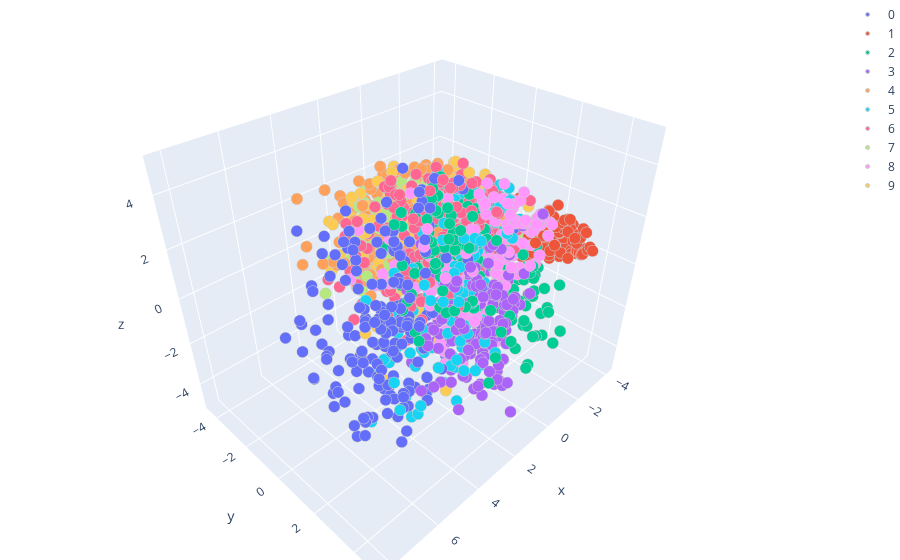

Write notebook code for a chart like this one.
### Code cell
plot_3d_mnist_plotly_scatter(X_3d_pca_embedded, y_small)

### Figure 1 — Plotly figure (JSON) as saved in the notebook; plotly's stock layout.template omitted (floating-point values rounded to 4 significant figures; data arrays with more than 128 entries replaced by an {"elided": "..."} marker saying what was removed)
{"data": [{"marker": {"color": 0, "colorscale": [[0, "rgb(0,0,131)"], [0.2, "rgb(0,60,170)"], [0.4, "rgb(5,255,255)"], [0.6, "rgb(255,255,0)"], [0.8, "rgb(250,0,0)"], [1, "rgb(128,0,0)"]], "line": {"color": "rgb(204, 204, 204)", "width": 1}, "size": 4, "symbol": "circle"}, "mode": "markers", "name": "0", "type": "scatter3d", "x": {"elided": "191 float values"}, "y": {"elided": "191 float values"}, "z": {"elided": "191 float values"}}, {"marker": {"color": 1, "colorscale": [[0, "rgb(0,0,131)"], [0.2, "rgb(0,60,170)"], [0.4, "rgb(5,255,255)"], [0.6, "rgb(255,255,0)"], [0.8, "rgb(250,0,0)"], [1, "rgb(128,0,0)"]], "line": {"color": "rgb(204, 204, 204)", "width": 1}, "size": 4, "symbol": "circle"}, "mode": "markers", "name": "1", "type": "scatter3d", "x": {"elided": "220 float values"}, "y": {"elided": "220 float values"}, "z": {"elided": "220 float values"}}, {"marker": {"color": 2, "colorscale": [[0, "rgb(0,0,131)"], [0.2, "rgb(0,60,170)"], [0.4, "rgb(5,255,255)"], [0.6, "rgb(255,255,0)"], [0.8, "rgb(250,0,0)"], [1, "rgb(128,0,0)"]], "line": {"color": "rgb(204, 204, 204)", "width": 1}, "size": 4, "symbol": "circle"}, "mode": "markers", "name": "2", "type": "scatter3d", "x": {"elided": "198 float values"}, "y": {"elided": "198 float values"}, "z": {"elided": "198 float values"}}, {"marker": {"color": 3, "colorscale": [[0, "rgb(0,0,131)"], [0.2, "rgb(0,60,170)"], [0.4, "rgb(5,255,255)"], [0.6, "rgb(255,255,0)"], [0.8, "rgb(250,0,0)"], [1, "rgb(128,0,0)"]], "line": {"color": "rgb(204, 204, 204)", "width": 1}, "size": 4, "symbol": "circle"}, "mode": "markers", "name": "3", "type": "scatter3d", "x": {"elided": "191 float values"}, "y": {"elided": "191 float values"}, "z": {"elided": "191 float values"}}, {"marker": {"color": 4, "colorscale": [[0, "rgb(0,0,131)"], [0.2, "rgb(0,60,170)"], [0.4, "rgb(5,255,255)"], [0.6, "rgb(255,255,0)"], [0.8, "rgb(250,0,0)"], [1, "rgb(128,0,0)"]], "line": {"color": "rgb(204, 204, 204)", "width": 1}, "size": 4, "symbol": "circle"}, "mode": "markers", "name": "4", "type": "scatter3d", "x": {"elided": "214 float values"}, "y": {"elided": "214 float values"}, "z": {"elided": "214 float values"}}, {"marker": {"color": 5, "colorscale": [[0, "rgb(0,0,131)"], [0.2, "rgb(0,60,170)"], [0.4, "rgb(5,255,255)"], [0.6, "rgb(255,255,0)"], [0.8, "rgb(250,0,0)"], [1, "rgb(128,0,0)"]], "line": {"color": "rgb(204, 204, 204)", "width": 1}, "size": 4, "symbol": "circle"}, "mode": "markers", "name": "5", "type": "scatter3d", "x": {"elided": "180 float values"}, "y": {"elided": "180 float values"}, "z": {"elided": "180 float values"}}, {"marker": {"color": 6, "colorscale": [[0, "rgb(0,0,131)"], [0.2, "rgb(0,60,170)"], [0.4, "rgb(5,255,255)"], [0.6, "rgb(255,255,0)"], [0.8, "rgb(250,0,0)"], [1, "rgb(128,0,0)"]], "line": {"color": "rgb(204, 204, 204)", "width": 1}, "size": 4, "symbol": "circle"}, "mode": "markers", "name": "6", "type": "scatter3d", "x": {"elided": "200 float values"}, "y": {"elided": "200 float values"}, "z": {"elided": "200 float values"}}, {"marker": {"color": 7, "colorscale": [[0, "rgb(0,0,131)"], [0.2, "rgb(0,60,170)"], [0.4, "rgb(5,255,255)"], [0.6, "rgb(255,255,0)"], [0.8, "rgb(250,0,0)"], [1, "rgb(128,0,0)"]], "line": {"color": "rgb(204, 204, 204)", "width": 1}, "size": 4, "symbol": "circle"}, "mode": "markers", "name": "7", "type": "scatter3d", "x": {"elided": "224 float values"}, "y": {"elided": "224 float values"}, "z": {"elided": "224 float values"}}, {"marker": {"color": 8, "colorscale": [[0, "rgb(0,0,131)"], [0.2, "rgb(0,60,170)"], [0.4, "rgb(5,255,255)"], [0.6, "rgb(255,255,0)"], [0.8, "rgb(250,0,0)"], [1, "rgb(128,0,0)"]], "line": {"color": "rgb(204, 204, 204)", "width": 1}, "size": 4, "symbol": "circle"}, "mode": "markers", "name": "8", "type": "scatter3d", "x": {"elided": "172 float values"}, "y": {"elided": "172 float values"}, "z": {"elided": "172 float values"}}, {"marker": {"color": 9, "colorscale": [[0, "rgb(0,0,131)"], [0.2, "rgb(0,60,170)"], [0.4, "rgb(5,255,255)"], [0.6, "rgb(255,255,0)"], [0.8, "rgb(250,0,0)"], [1, "rgb(128,0,0)"]], "line": {"color": "rgb(204, 204, 204)", "width": 1}, "size": 4, "symbol": "circle"}, "mode": "markers", "name": "9", "type": "scatter3d", "x": {"elided": "210 float values"}, "y": {"elided": "210 float values"}, "z": {"elided": "210 float values"}}], "layout": {"margin": {"b": 0, "l": 0, "r": 0, "t": 0}}}
